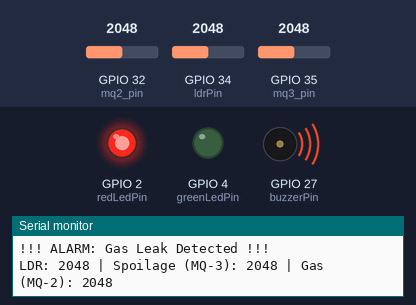
The sketch below on a simulated ESP32. On the bench: output pins drawn as LEDs (lit = HIGH), buzzer (waves = sounding), the last lines printed to the serial monitor. Inputs (shaded band) come from the test bench; at power-on: GPIO 32 (mq2_pin) = 2048, GPIO 35 (mq3_pin) = 2048, GPIO 34 (ldrPin) = 2048. WiFi joins after 1.5 s; servers stay silent unless stated.

Above: at 2.7 s.
2.8 s: GPIO 32 (mq2_pin) set to 960
4.3 s: GPIO 35 (mq3_pin) set to 1932
At 5.3 s:
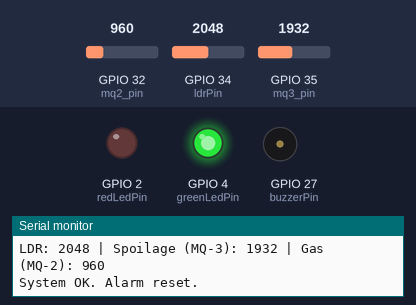
6.1 s: GPIO 35 (mq3_pin) set to 2040
At 6.9 s:
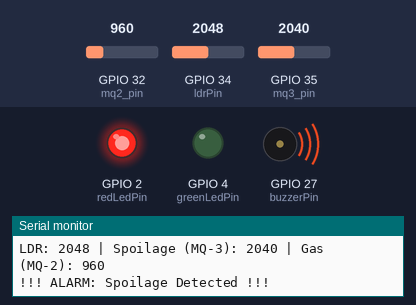
7.9 s: GPIO 35 (mq3_pin) set to 1960
At 9.6 s:
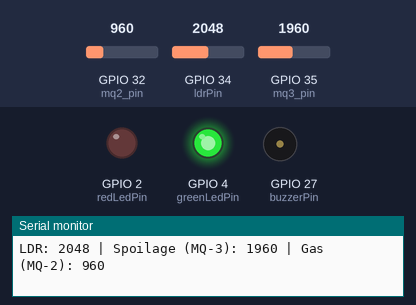
Timing chart, 0 to 33.0 s (numbered marks = the images above; inputs shaded):
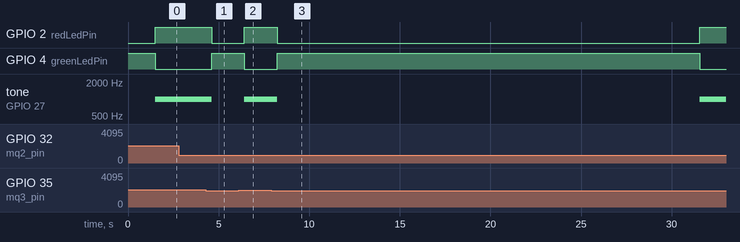

The sketch:

smart_fridge_monitor.ino
```cpp
#include <WiFi.h>
#include "ThingSpeak.h"

// --- Wi-Fi Settings ---
const char* ssid = "OPPO F25 Pro 5G";
const char* password = "7338855384";

// --- ThingSpeak Settings ---
unsigned long myChannelNumber = 3136631;
const char * myWriteAPIKey = "DAC1V1Y5ZNFNZ7PQ";

// --- Pin Definitions & Settings ---
const int ldrPin = 34;
const int mq3_pin = 35;     // Spoilage
const int mq2_pin = 32;     // Gas Leak
const int greenLedPin = 4;
const int redLedPin = 2;
const int buzzerPin = 27;

// --- Thresholds (Using your test values) ---
const int DOOR_THRESHOLD = 1000;
const int SPOILAGE_THRESHOLD = 2000;
const int GAS_THRESHOLD = 1000;
const long DOOR_OPEN_INTERVAL = 30000; // 30 seconds

// --- Global Variables ---
unsigned long doorOpenStartTime = 0;
int alarmState = 0; // 0=OK, 1=Door, 2=Spoilage, 3=Gas Leak
WiFiClient client;

void setup() {
  Serial.begin(115200);
  pinMode(greenLedPin, OUTPUT);
  pinMode(redLedPin, OUTPUT);
  pinMode(buzzerPin, OUTPUT);

  digitalWrite(greenLedPin, HIGH);
  digitalWrite(redLedPin, LOW);
  noTone(buzzerPin);

  WiFi.begin(ssid, password);
  while (WiFi.status() != WL_CONNECTED) { delay(500); Serial.print("."); }
  Serial.println("\nWiFi connected!");

  ThingSpeak.begin(client);
  Serial.println("Smart Fridge Monitor: ONLINE");
}

void loop() {
  // 1. Read all sensor values
  int ldrValue = analogRead(ldrPin);
  int spoilageValue = analogRead(mq3_pin);
  int mq2Value = analogRead(mq2_pin);

  // Print all sensor data for monitoring
  Serial.print("LDR: ");
  Serial.print(ldrValue);
  Serial.print(" | Spoilage (MQ-3): ");
  Serial.print(spoilageValue);
  Serial.print(" | Gas (MQ-2): ");
  Serial.println(mq2Value);

  // 2. Determine all alarm conditions
  bool doorOpenTooLong = false;
  if (ldrValue > DOOR_THRESHOLD) {
    if (doorOpenStartTime == 0) { doorOpenStartTime = millis(); }
    if (millis() - doorOpenStartTime > DOOR_OPEN_INTERVAL) {
      doorOpenTooLong = true;
    }
  } else {
    doorOpenStartTime = 0;
  }

  bool spoilageDetected = (spoilageValue > SPOILAGE_THRESHOLD);
  bool gasLeakDetected = (mq2Value > GAS_THRESHOLD);

  // 3. --- Prioritized Alarm Trigger Logic ---
  if (gasLeakDetected) {
    if (alarmState != 3) {
      Serial.println("!!! ALARM: Gas Leak Detected !!!");
      setAlarmState(3);
    }
  }
  else if (spoilageDetected) {
    if (alarmState != 2) {
      Serial.println("!!! ALARM: Spoilage Detected !!!");
      setAlarmState(2);
    }
  }
  else if (doorOpenTooLong) {
    if (alarmState != 1) {
      Serial.println("!!! ALARM: Door Open Too Long !!!");
      setAlarmState(1);
    }
  }
  else {
    if (alarmState != 0) {
      Serial.println("System OK. Alarm reset.");
      setAlarmState(0);
    }
  }

  // Regular update to ThingSpeak
  static unsigned long lastUpdateTime = 0;
  if (alarmState == 0 && (millis() - lastUpdateTime > 60000)) {
    Serial.println("Sending regular status update...");
    sendDataToThingSpeak(ldrValue, spoilageValue, mq2Value, 0);
    lastUpdateTime = millis();
  }

  delay(500);
}

// --- Helper function to manage alarm state and send data ---
void setAlarmState(int state) {
  alarmState = state;
  int ldr = analogRead(ldrPin);
  int spoilage = analogRead(mq3_pin);
  int gas = analogRead(mq2_pin);

  if (state == 0) { // System OK
    digitalWrite(greenLedPin, HIGH);
    digitalWrite(redLedPin, LOW);
    noTone(buzzerPin);
  } else { // Any Alarm
    digitalWrite(greenLedPin, LOW);
    digitalWrite(redLedPin, HIGH);
    tone(buzzerPin, 1000);
  }

  // Send the new state to ThingSpeak immediately
  sendDataToThingSpeak(ldr, spoilage, gas, state);
}

// --- Helper function to send data ---
void sendDataToThingSpeak(int ldr, int spoilage, int gas, int alarm) {
  ThingSpeak.setField(1, ldr);
  ThingSpeak.setField(2, spoilage);
  ThingSpeak.setField(3, alarm);
  ThingSpeak.setField(4, gas);

  ThingSpeak.writeFields(myChannelNumber, myWriteAPIKey);
}
```

Measured:
- the behaviour switches between 2001 and 2000 on GPIO 35 (mq3_pin) (found by bisection; images 0 and 1)
- after the input at 4.3 s, GPIO 2 (redLedPin): HIGH → LOW after 0.32 s; GPIO 4 (greenLedPin): LOW → HIGH after 0.32 s; tone on GPIO 27 (buzzerPin): 1000 Hz → silent after 0.32 s
- after the input at 6.1 s, GPIO 2 (redLedPin): LOW → HIGH after 0.32 s; GPIO 4 (greenLedPin): HIGH → LOW after 0.32 s; tone on GPIO 27 (buzzerPin): silent → 1000 Hz after 0.32 s
- after the input at 7.9 s, GPIO 2 (redLedPin): HIGH → LOW after 0.32 s, → HIGH 23.3 s later; GPIO 4 (greenLedPin): LOW → HIGH after 0.32 s, → LOW 23.3 s later; tone on GPIO 27 (buzzerPin): 1000 Hz → silent after 0.32 s, → 1000 Hz 23.3 s later
